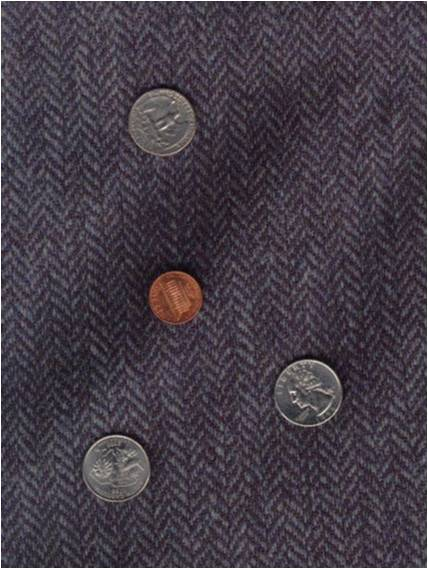
%> input picture coins2.jpg, 428 x 569 px
$ octave --eval "circ_1(rgb2gray(imread('coins2.jpg')));"   (GNU Octave 9; MATLAB toolbox functions it lacks are replaced by stand-ins)
%> lines starting %> are read from the running program, lines starting %| are printed output that depends on the picture
function circ_1(im)
figure;
subplot(221)
imshow(im)
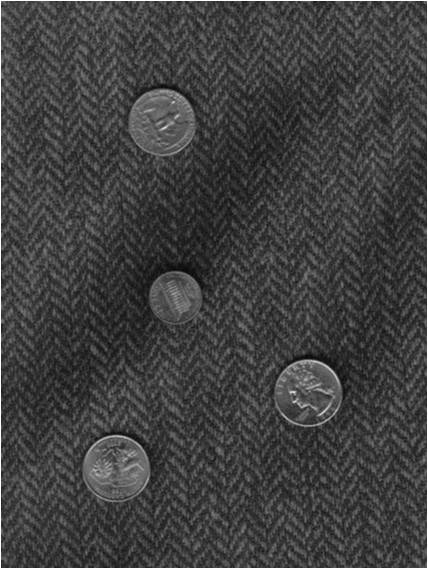
%> displayed picture: size 569x428, on the screen's scale of 0 to 255; min 3, max 255, mean 64
[centers, radii, metric] = imfindcircles(im,[15 30]);
%> centers = [214.5 285]; radii = 15; metric = 0
%> (the run ends here)

$ run again, on ground.jpg
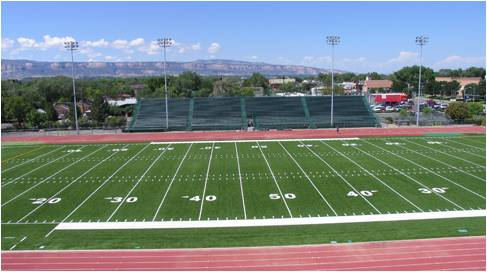
%> input picture ground.jpg, 487 x 272 px
%> in circ_1, `imshow(im)`:
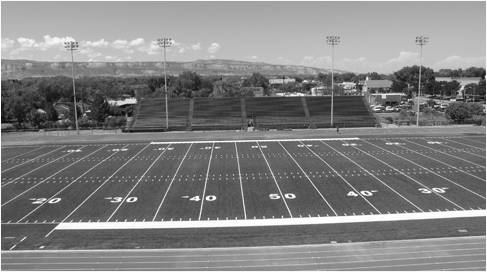
%> displayed picture: size 272x487, on the screen's scale of 0 to 255; min 3, max 255, mean 128.8
%> centers = [244 136.5]; radii = 18.24; metric = 0.00701
